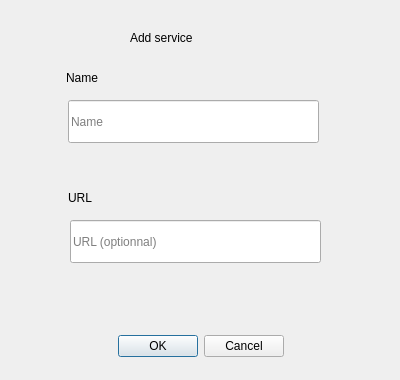
<?xml version="1.0" encoding="UTF-8"?>
<ui version="4.0">
 <class>AddService</class>
 <widget class="QDialog" name="AddService">
  <property name="geometry">
   <rect>
    <x>0</x>
    <y>0</y>
    <width>400</width>
    <height>380</height>
   </rect>
  </property>
  <property name="windowTitle">
   <string>Dialog</string>
  </property>
  <widget class="QDialogButtonBox" name="buttonBox">
   <property name="geometry">
    <rect>
     <x>30</x>
     <y>330</y>
     <width>341</width>
     <height>32</height>
    </rect>
   </property>
   <property name="orientation">
    <enum>Qt::Horizontal</enum>
   </property>
   <property name="standardButtons">
    <set>QDialogButtonBox::Cancel|QDialogButtonBox::Ok</set>
   </property>
   <property name="centerButtons">
    <bool>true</bool>
   </property>
  </widget>
  <widget class="QLabel" name="title">
   <property name="geometry">
    <rect>
     <x>130</x>
     <y>20</y>
     <width>151</width>
     <height>35</height>
    </rect>
   </property>
   <property name="text">
    <string>Add service</string>
   </property>
  </widget>
  <widget class="QLineEdit" name="nameTf">
   <property name="geometry">
    <rect>
     <x>68</x>
     <y>100</y>
     <width>251</width>
     <height>43</height>
    </rect>
   </property>
   <property name="placeholderText">
    <string>Name</string>
   </property>
  </widget>
  <widget class="QLineEdit" name="urlTf">
   <property name="geometry">
    <rect>
     <x>70</x>
     <y>220</y>
     <width>251</width>
     <height>43</height>
    </rect>
   </property>
   <property name="placeholderText">
    <string>URL (optionnal)</string>
   </property>
  </widget>
  <widget class="QLabel" name="titleURL">
   <property name="geometry">
    <rect>
     <x>68</x>
     <y>180</y>
     <width>127</width>
     <height>35</height>
    </rect>
   </property>
   <property name="text">
    <string>URL</string>
   </property>
  </widget>
  <widget class="QLabel" name="titleName">
   <property name="geometry">
    <rect>
     <x>66</x>
     <y>60</y>
     <width>127</width>
     <height>35</height>
    </rect>
   </property>
   <property name="text">
    <string>Name</string>
   </property>
  </widget>
  <widget class="QLabel" name="informLabel">
   <property name="geometry">
    <rect>
     <x>10</x>
     <y>280</y>
     <width>371</width>
     <height>35</height>
    </rect>
   </property>
   <property name="text">
    <string/>
   </property>
  </widget>
 </widget>
 <resources/>
 <connections>
  <connection>
   <sender>buttonBox</sender>
   <signal>accepted()</signal>
   <receiver>AddService</receiver>
   <slot>accept()</slot>
   <hints>
    <hint type="sourcelabel">
     <x>248</x>
     <y>254</y>
    </hint>
    <hint type="destinationlabel">
     <x>157</x>
     <y>274</y>
    </hint>
   </hints>
  </connection>
  <connection>
   <sender>buttonBox</sender>
   <signal>rejected()</signal>
   <receiver>AddService</receiver>
   <slot>reject()</slot>
   <hints>
    <hint type="sourcelabel">
     <x>316</x>
     <y>260</y>
    </hint>
    <hint type="destinationlabel">
     <x>286</x>
     <y>274</y>
    </hint>
   </hints>
  </connection>
 </connections>
</ui>
